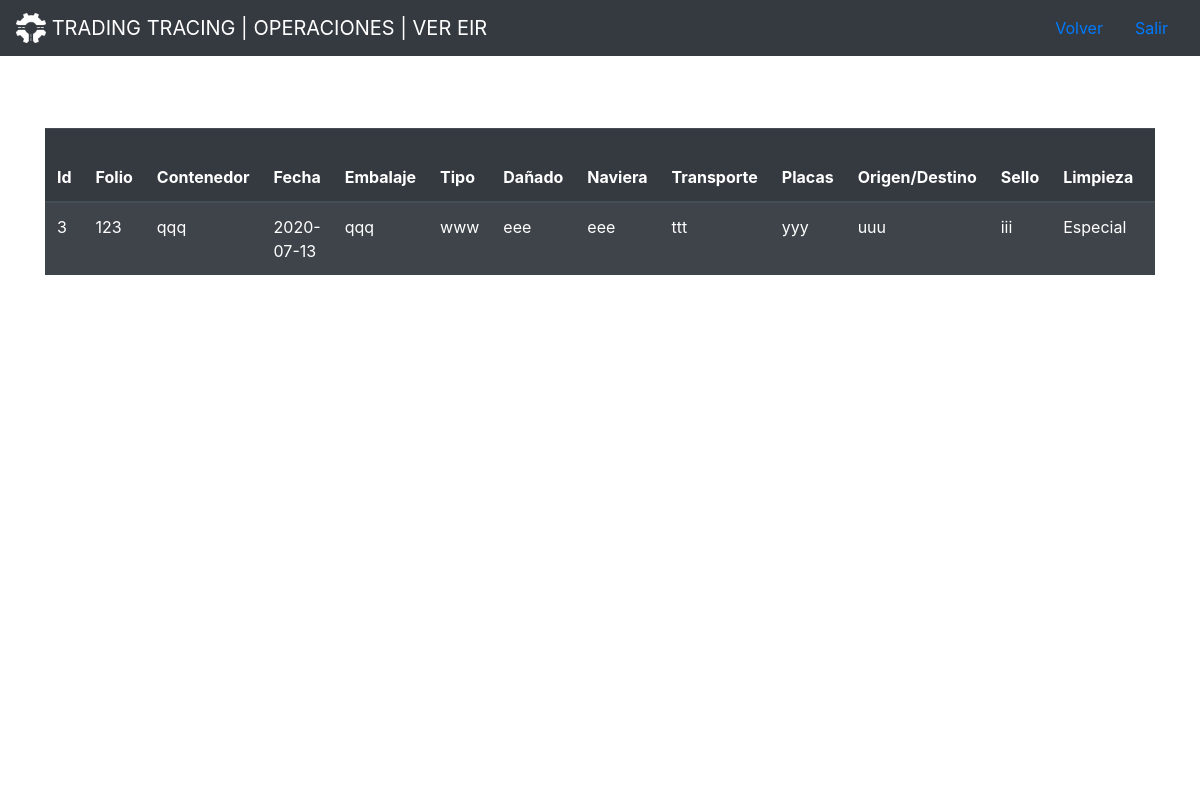
Screenshot of /vereir.php with the database file from the repository.
### tables this page shows
CREATE TABLE `eir` (
  `id` int(11) NOT NULL,
  `folio` varchar(100) NOT NULL,
  `contenedor` varchar(100) NOT NULL,
  `fecha` date NOT NULL,
  `embalaje` varchar(100) NOT NULL,
  `tipo` varchar(100) NOT NULL,
  `danado` varchar(100) NOT NULL,
  `naviera` varchar(100) NOT NULL,
  `transporte` varchar(100) NOT NULL,
  `placas` varchar(100) NOT NULL,
  `origenDestino` varchar(100) NOT NULL,
  `sello` varchar(100) NOT NULL,
  `limpieza` varchar(100) NOT NULL,
  `Oentrada` varchar(100) NOT NULL,
  `Osalida` varchar(100) NOT NULL,
  `transportista` varchar(100) NOT NULL,
  `deposito` varchar(100) NOT NULL
);

### vereir.php (the view, shortened to what this page needs)
  <!DOCTYPE html>
<html lang="es">
<head>
	<link rel="stylesheet" href="https://stackpath.bootstrapcdn.com/bootstrap/4.4.1/css/bootstrap.min.css">
	<link rel="stylesheet" type="text/css" href="./css/style.css">
  <link rel="stylesheet" href="./font-awesome/css/font-awesome.min.css">
<nav class="navbar navbar-dark bg-dark">
  <a class="navbar-brand" href="panel.php">
    <img src="./img/tuercablanca.png" width="30" height="30" class="d-inline-block align-top" alt="">
    TRADING TRACING | OPERACIONES | VER EIR
  </a>
  <ul class="nav">
  <li class="nav-item">
    <a class="nav-link " href="eir.php" tabindex="-1" aria-disabled="true">Volver</a>
  </li>
  <li class="nav-item">
    <a class="nav-link" href="#">Salir</a>
  </li>
</ul>
</nav>
</head>
<body>
<video class="vide" loop="true" muted autoplay>
  <source src="./videos/Network.mp4" type="video/mp4"></source>
</video><br><br><br>
<div class="container">
<table class="table table-striped table-dark table-responsive">
  <thead>
    <tr>
      <th scope="col">Id</th>
      <th scope="col">Folio</th>
      <th scope="col">Contenedor</th>
      <th scope="col">Fecha</th>
      <th scope="col">Embalaje</th>
      <th scope="col">Tipo</th>
      <th scope="col">Dañado</th>
      <th scope="col">Naviera</th>
      <th scope="col">Transporte</th>
      <th scope="col">Placas</th>
      <th scope="col">Origen/Destino</th>
      <th scope="col">Sello</th>
      <th scope="col">Limpieza</th>
      <th scope="col">Observaciones Entrada</th>
    </tr>
  </thead>
  <tbody>
  	<?php
  	include("conexion.php");
	$query="SELECT * FROM eir";
	$resultado = $cn->query($query);
	foreach($resultado as $res){
  	 ?>
    <tr>
      <td><?php echo $res['id']; ?></td>
      <td><?php echo $res['folio']; ?></td>
      <td><?php echo $res['contenedor']; ?></td>
      <td><?php echo $res['fecha']; ?></td>
      <td><?php echo $res['embalaje']; ?></td>
      <td><?php echo $res['tipo']; ?></td>
      <td><?php echo $res['danado']; ?></td>
      <td><?php echo $res['naviera']; ?></td>
      <td><?php echo $res['transporte']; ?></td>
      <td><?php echo $res['placas']; ?></td>
      <td><?php echo $res['origenDestino']; ?></td>
      <td><?php echo $res['sello']; ?></td>
      <td><?php echo $res['limpieza']; ?></td>
      <td><?php echo $res['Oentrada']; ?></td>
    </tr>
    <?php
		}
	?>
  </tbody>
</table>
</div>
</body>
</html>

### css/style.css (style rules this page uses)
video.vide { min-width: 100%; min-height: 100%; width: auto; height: auto; position: fixed; top: 50%; left: 50%; transform: translateX(-50%) translateY(-50%); z-index: -100; background-size: cover; }

### rows the page displays
eir: id "3", folio "123", contenedor "qqq", fecha "2020-07-13", embalaje "qqq", tipo "www", danado "eee", naviera "eee", transporte "ttt", placas "yyy", origenDestino "uuu", sello "iii", limpieza "Especial"
